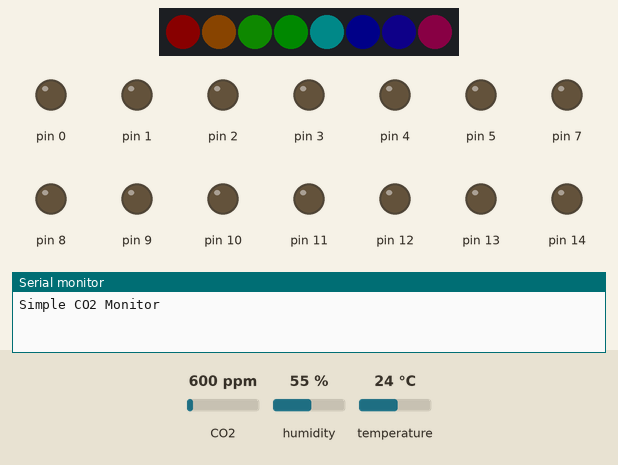
This program was run on a simulated Arduino Uno, built for the host (arithmetic inside an expression is 32-bit, double 64-bit). Shown: 8 RGB LEDs in strip order, left to right, output pins drawn as LEDs (lit = HIGH), the last lines printed to the serial monitor. The inputs (shaded band) are chosen by the test bench; at power-on: CO2 600 ppm, humidity 55 %, temperature 24 °C. Dim RGB values are drawn brighter than linear.

Above: at 0.1 s.
At 1.9 s:
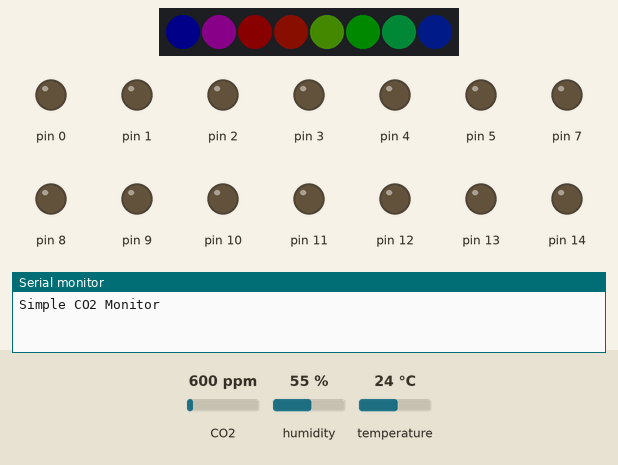
At 3.5 s:
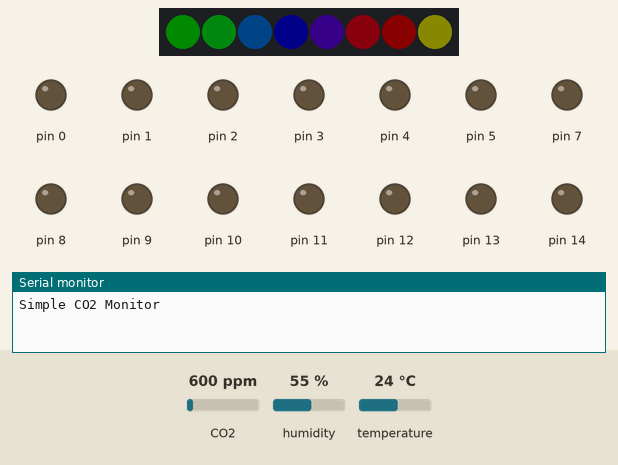
At 6.6 s:
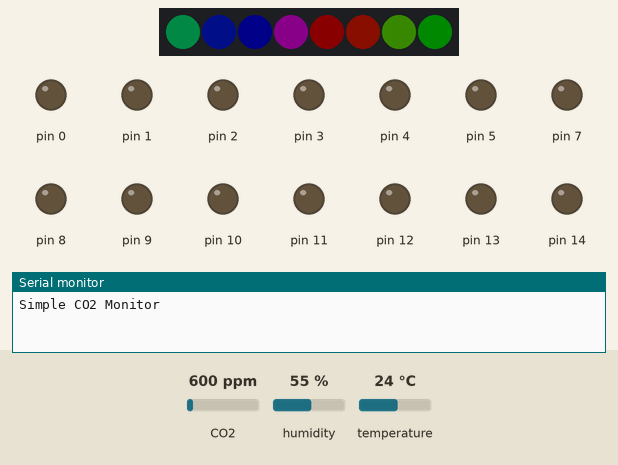
At 9.7 s:
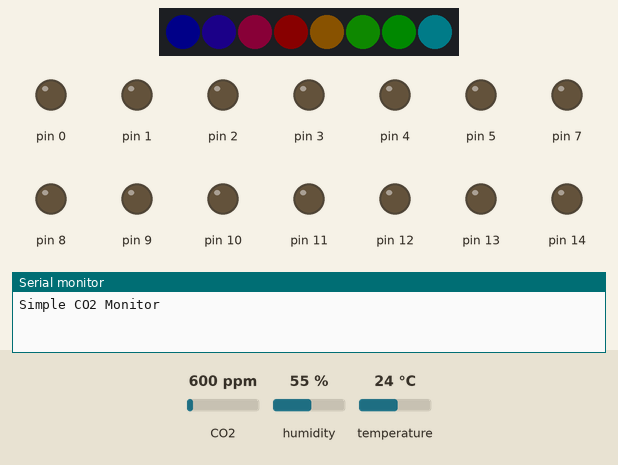
At 13.4 s:
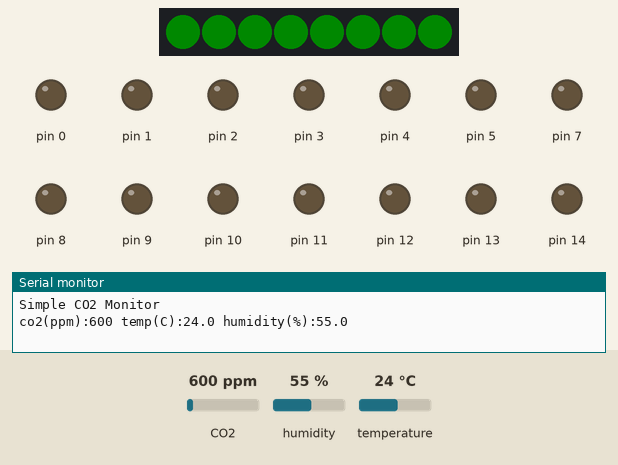
Timing chart, 0 to 14.9 s (numbered marks = the images above):
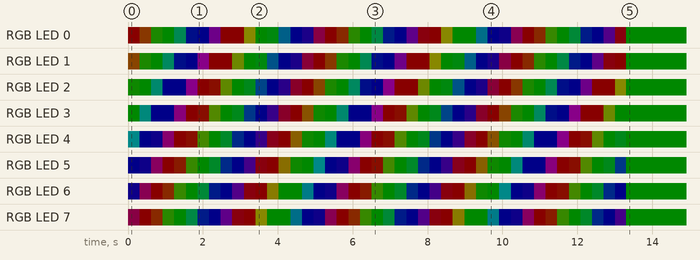

Measured:
- by itself, RGB LED 0: off → RGB(10, 0, 0) at 0.00 s, → RGB(10, 4, 0) 0.31 s later, → RGB(2, 10, 0) 0.31 s later, → RGB(0, 10, 0) 0.31 s later, … (42 changes in this stretch)
- by itself, RGB LED 1: off → RGB(10, 5, 0) at 0.00 s, → RGB(2, 10, 0) 0.31 s later, → RGB(0, 10, 0) 0.31 s later, → RGB(0, 10, 7) 0.31 s later, … (42 changes in this stretch)

The program:

main.cpp
```cpp
/*
  Reading CO2, humidity and temperature from the SCD30
*/

#include <Arduino.h>
#include <Wire.h>
#include <SparkFun_SCD30_Arduino_Library.h>
//#include <Adafruit_SSD1306.h>
#include <Adafruit_NeoPixel.h>

// Neopixel
#define PIXEL_PIN    6  // Digital IO pin connected to the NeoPixels.
#define PIXEL_COUNT  8  // Number of NeoPixels
// Declare our NeoPixel strip object:
Adafruit_NeoPixel strip(PIXEL_COUNT, PIXEL_PIN, NEO_GRB + NEO_KHZ800);

void colorWipe(uint32_t color, int wait) {
  for(uint8_t i=0; i<strip.numPixels(); i++) { // For each pixel in strip...
    strip.setPixelColor(i, color);         //  Set pixel's color (in RAM)
    strip.show();                          //  Update strip to match
    delay(wait);                           //  Pause for a moment
  }
}

// Rainbow cycle along whole strip. Pass delay time (in ms) between frames.
void rainbow(int wait) {
  // Hue of first pixel runs 5 complete loops through the color wheel.
  // Color wheel has a range of 65536 but it's OK if we roll over, so
  // just count from 0 to 5*65536. Adding 256 to firstPixelHue each time
  // means we'll make 5*65536/256 = 1280 passes through this outer loop:
  for(long firstPixelHue = 0; firstPixelHue < 5*65536; firstPixelHue += 256) {
    for(uint16_t i=0; i<strip.numPixels(); i++) { // For each pixel in strip...
      // Offset pixel hue by an amount to make one full revolution of the
      // color wheel (range of 65536) along the length of the strip
      // (strip.numPixels() steps):
      int pixelHue = firstPixelHue + (i * 65536L / strip.numPixels());
      // strip.ColorHSV() can take 1 or 3 arguments: a hue (0 to 65535) or
      // optionally add saturation and value (brightness) (each 0 to 255).
      // Here we're using just the single-argument hue variant. The result
      // is passed through strip.gamma32() to provide 'truer' colors
      // before assigning to each pixel:
      strip.setPixelColor(i, strip.gamma32(strip.ColorHSV(pixelHue)));
    }
    strip.show(); // Update strip with new contents
    delay(wait);  // Pause for a moment
  }
}


// CO2 Sensor
SCD30 airSensor;

// Display
//Adafruit_SSD1306 display= Adafruit_SSD1306();

/*****************************************************************************/

void setup()
{
  //Save Power by writing all Digital IO LOW -
  //note that pins just need to be tied one way or another, do not damage devices!
  for (int i = 0; i < 20; i++) {
    if((i != 18) && (i !=19) )                  // skip I2C Pins
    pinMode(i, OUTPUT);
  }

  // Neopixel
  strip.begin(); // Initialize NeoPixel strip object (REQUIRED)
  strip.setBrightness(10);
  strip.show();  // Initialize all pixels to 'off'


  Serial.begin(9600);
  Serial.println("Simple CO2 Monitor");

  Wire.begin();

/*
  // SSD1306_SWITCHCAPVCC = generate display voltage from 3.3V internally
  if(!display.begin(SSD1306_SWITCHCAPVCC, 0x3C)) { // Address 0x3C for 128x32
    Serial.println(F("SSD1306 allocation failed"));
    for(;;); // Don't proceed, loop forever
  }
  // by default, we'll generate the high voltage from the 3.3v line internally! (neat!)
  //display.begin(SSD1306_SWITCHCAPVCC, 0x3C);  // initialize with the I2C addr 0x3C (for the 128x32)

  display.display();
  delay(100);
  display.clearDisplay();
  display.display();
  display.setTextSize(2);             // Normal 1:1 pixel scale
  display.setTextColor(WHITE);        // Draw white text
*/

  // CO2 Sensor
  if (airSensor.begin() == false)
  {
    Serial.println("Air sensor not detected. Please check wiring. Freezing...");
    while (1)
      ;

  }
  airSensor.setMeasurementInterval(5); //Change number of seconds between measurements: 2 to 1800 (30 minutes)
  airSensor.setAltitudeCompensation(75); //Set altitude of the sensor in m, Ratingen => 75m
  airSensor.setAmbientPressure(950); //Current ambient pressure in mBar: 700 to 1200

  rainbow(10);
}

/*****************************************************************************/

void loop()
{
  uint16_t co2       = 0;

  float  temperature = 0;
  float  humidity    = 0;

/*
  display.setCursor(0,0);
  display.clearDisplay();
*/
  if (airSensor.dataAvailable())
  {
    co2         = airSensor.getCO2();
    temperature = airSensor.getTemperature();
    humidity    = airSensor.getHumidity();

    Serial.print("co2(ppm):");
    Serial.print(co2);

    Serial.print(" temp(C):");
    Serial.print(temperature, 1);

    Serial.print(" humidity(%):");
    Serial.print(humidity, 1);

    Serial.println();

/*
   Target values for CO2 in rooms, see EN 13779
      400-800ppm    : good
      800-1000ppm   : medium
      1000-1400ppm  : limited
      >1400ppm      : unhealthy
*/

    if(co2  < 800){
      //display.println("Luft gut!");
      colorWipe(strip.Color(  0, 255, 0), 10);    // Dark Green
    }
    else if(co2 < 1000){
      //display.println("mittel");
      colorWipe(strip.Color(  106, 255,  30), 10);  //  Light Green
    }
    else if(co2 < 1400){
      //display.println("noch ok");
      colorWipe(strip.Color(  255, 255,   0), 10);  // Yellow
    }
    else {
      //display.println("l\201ften!");
      colorWipe(strip.Color(255,   0,   0), 10); // Red

    }


//    display.print(F("Temperatur : ")); display.print(temperature,1); display.println(" *C");
//    display.print(F("Humidity   : ")); display.print(humidity,0);   display.println("   %rH");
    //display.print(F("CO2 ")); display.print(co2 ); display.println("ppm");
    //display.display();

  }

  delay(10000);
}
```
